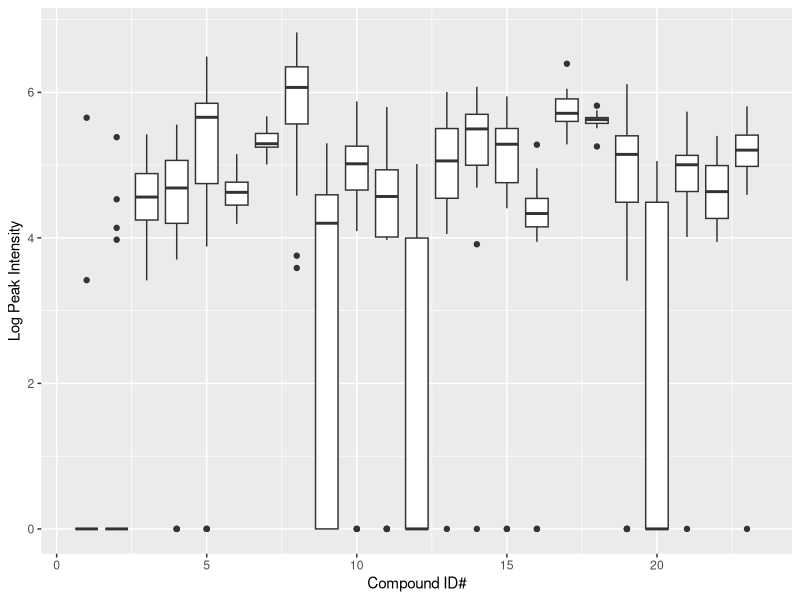
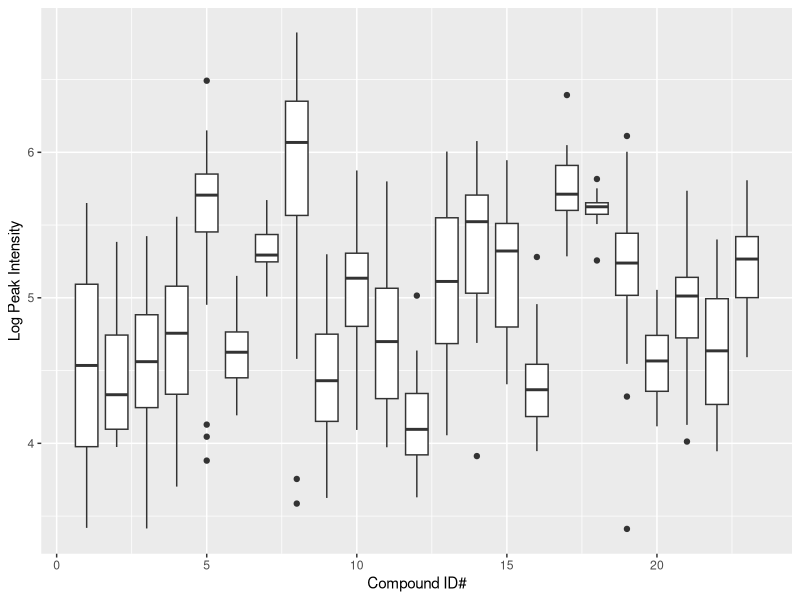
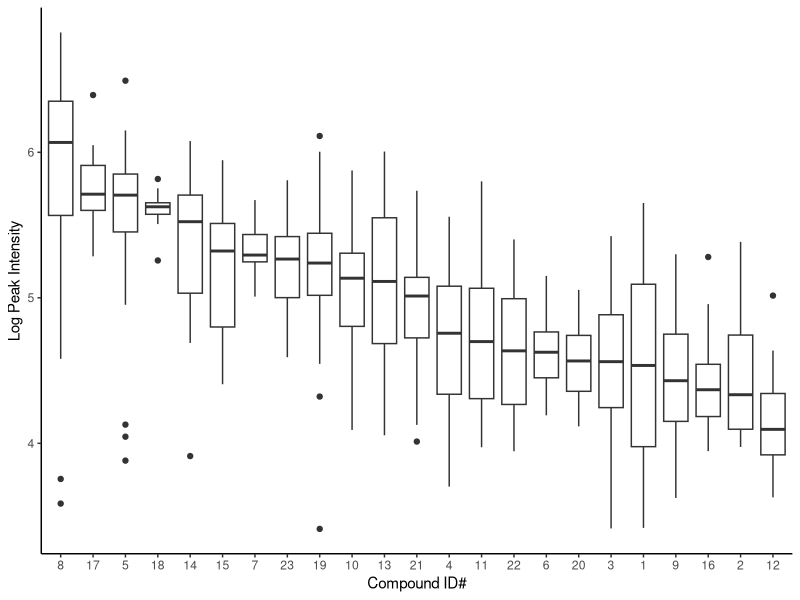

Recreate these plots in R, in order.
## ---- chunk 1
library(tidyverse)
ClAzoData<-read_csv("data/ChlorAzodyesLog.csv")

ClAzoData<-ClAzoData %>%
  pivot_longer(cols = -c("CpdID","Formula","mz","RT"), names_to = "Sample", values_to = "Log_Intensity") %>%
  group_by(CpdID) 

ClAzoBox<-ggplot(data = ClAzoData, mapping=aes(x=CpdID, y=Log_Intensity, group=CpdID))+
  geom_boxplot()+
  xlab("Compound ID#")+
  ylab("Log Peak Intensity")
print(ClAzoBox)
## ---- chunk 2
ClAzoData<-ClAzoData %>%
  filter(Log_Intensity>0)
  
ClAzoBox<-ggplot(data = ClAzoData, mapping=aes(x=CpdID, y=Log_Intensity, group=CpdID))+
  geom_boxplot()+
  xlab("Compound ID#")+
  ylab("Log Peak Intensity")
print(ClAzoBox)

## ---- chunk 3
ClAzoData<-ClAzoData %>%
  mutate(MedInt = median(Log_Intensity))
  
ClAzoBox<-ggplot(data = ClAzoData, mapping=aes(x=reorder(CpdID, -MedInt), y=Log_Intensity, group=CpdID))+
  geom_boxplot()+
  theme_classic()+
  xlab("Compound ID#")+
  ylab("Log Peak Intensity")
print(ClAzoBox)

